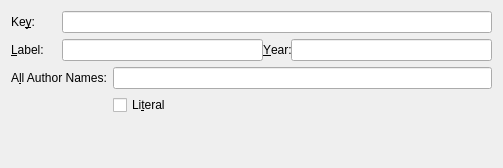
<?xml version="1.0" encoding="UTF-8"?>
<ui version="4.0">
 <class>BibitemUi</class>
 <widget class="QWidget" name="BibitemUi">
  <property name="geometry">
   <rect>
    <x>0</x>
    <y>0</y>
    <width>503</width>
    <height>168</height>
   </rect>
  </property>
  <property name="sizePolicy">
   <sizepolicy hsizetype="Preferred" vsizetype="Fixed">
    <horstretch>0</horstretch>
    <verstretch>0</verstretch>
   </sizepolicy>
  </property>
  <property name="windowTitle">
   <string/>
  </property>
  <layout class="QGridLayout" name="gridLayout">
   <item row="0" column="0">
    <widget class="QLabel" name="keyLA">
     <property name="toolTip">
      <string>The bibliography key</string>
     </property>
     <property name="text">
      <string>Ke&amp;y:</string>
     </property>
     <property name="buddy">
      <cstring>keyED</cstring>
     </property>
    </widget>
   </item>
   <item row="0" column="1" colspan="2">
    <widget class="QLineEdit" name="keyED">
     <property name="sizePolicy">
      <sizepolicy hsizetype="Expanding" vsizetype="Fixed">
       <horstretch>0</horstretch>
       <verstretch>0</verstretch>
      </sizepolicy>
     </property>
     <property name="toolTip">
      <string>The bibliography key</string>
     </property>
     <property name="inputMethodHints">
      <set>Qt::ImhPreferLatin</set>
     </property>
    </widget>
   </item>
   <item row="1" column="0">
    <widget class="QLabel" name="labelLA">
     <property name="toolTip">
      <string>The label as it appears in the document</string>
     </property>
     <property name="text">
      <string>&amp;Label:</string>
     </property>
     <property name="buddy">
      <cstring>labelED</cstring>
     </property>
    </widget>
   </item>
   <item row="1" column="1" colspan="2">
    <layout class="QHBoxLayout" name="horizontalLayout">
     <property name="spacing">
      <number>0</number>
     </property>
     <item>
      <widget class="QLineEdit" name="labelED">
       <property name="sizePolicy">
        <sizepolicy hsizetype="Expanding" vsizetype="Fixed">
         <horstretch>0</horstretch>
         <verstretch>0</verstretch>
        </sizepolicy>
       </property>
       <property name="toolTip">
        <string>The label as it appears in the document</string>
       </property>
       <property name="inputMethodHints">
        <set>Qt::ImhPreferLatin</set>
       </property>
      </widget>
     </item>
     <item>
      <widget class="QLabel" name="yearLA">
       <property name="text">
        <string>&amp;Year:</string>
       </property>
       <property name="margin">
        <number>6</number>
       </property>
       <property name="buddy">
        <cstring>yearED</cstring>
       </property>
      </widget>
     </item>
     <item>
      <widget class="QLineEdit" name="yearED">
       <property name="toolTip">
        <string>The year with &quot;Author (Year)&quot; citations (without parentheses).</string>
       </property>
       <property name="inputMethodHints">
        <set>Qt::ImhPreferNumbers</set>
       </property>
      </widget>
     </item>
    </layout>
   </item>
   <item row="2" column="0" colspan="2">
    <widget class="QLabel" name="allAuthorsLA">
     <property name="text">
      <string>A&amp;ll Author Names:</string>
     </property>
     <property name="buddy">
      <cstring>allAuthorsED</cstring>
     </property>
    </widget>
   </item>
   <item row="2" column="2">
    <widget class="QLineEdit" name="allAuthorsED">
     <property name="toolTip">
      <string>If you want to use an abbreviated author list (with 'et al.') as well as a full list for author-year citation, you can put the full list here and the abbreviated list above.</string>
     </property>
    </widget>
   </item>
   <item row="3" column="2">
    <widget class="QCheckBox" name="literalCB">
     <property name="toolTip">
      <string>Pass content of the `Label' field literally to LaTeX. Check this if you want to enter LaTeX code.</string>
     </property>
     <property name="text">
      <string>Li&amp;teral</string>
     </property>
    </widget>
   </item>
   <item row="4" column="2">
    <spacer name="verticalSpacer">
     <property name="orientation">
      <enum>Qt::Vertical</enum>
     </property>
     <property name="sizeHint" stdset="0">
      <size>
       <width>20</width>
       <height>0</height>
      </size>
     </property>
    </spacer>
   </item>
  </layout>
 </widget>
 <includes>
  <include location="local">qt_i18n.h</include>
 </includes>
 <resources/>
 <connections/>
</ui>
